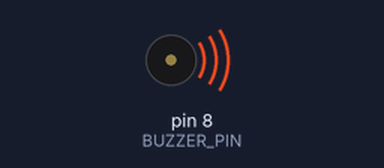
Simulated run of this sketch. Board: Arduino Uno, built with avr-gcc and run on an emulated ATmega328P. Shown: buzzer (waves = sounding).

Above: at 3.3 s.
At 3.9 s:
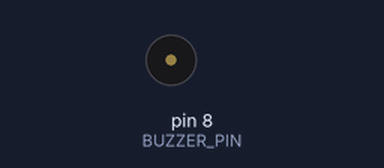
Timing chart, 0 to 5.9 s (numbered marks = the images above):
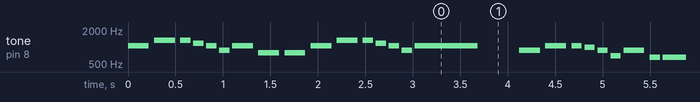

The sketch:

P11_Music0.ino
```cpp
/*
 * 蜂鸣器正极 → Pin 8，负极 → GND
 */

#define BUZZER_PIN 8

// ---------- 音符频率 (C调中高音区，清脆不刺耳) ----------
#define REST     0
#define NOTE_E5  659  // 3
#define NOTE_F5  698  // 4
#define NOTE_G5  784  // 5
#define NOTE_A5  880  // 6
#define NOTE_B5  988  // 7
#define NOTE_C6  1047 // 1̇
#define NOTE_D6  1175 // 2̇
#define NOTE_E6  1319 // 3̇

// ---------- 速度 ----------
int tempo = 109;  // 原曲节奏
int beat = 60000 / tempo;

// ---------- 旋律数组 (完全对照图片第一行) ----------
int melody[] = {
  // 第一句：1=bB
  // 1̇ 3̇ | 3̇ 2̇ 1̇ 6 1̇ 5 5
  NOTE_C6, NOTE_E6,
  NOTE_E6, NOTE_D6, NOTE_C6, NOTE_A5,
  NOTE_C6, NOTE_G5, NOTE_G5,

  // 1̇ 3̇ | 3̇ 2̇ 1̇ 6 1̇ -
  NOTE_C6, NOTE_E6,
  NOTE_E6, NOTE_D6, NOTE_C6, NOTE_A5,
  NOTE_C6, REST,

  // 第二句：1=G
  // 6 1̇ | 1̇ 7 6 4 6 3 3
  NOTE_A5, NOTE_C6,
  NOTE_C6, NOTE_B5, NOTE_A5, NOTE_F5,
  NOTE_A5, NOTE_E5, NOTE_E5,

  // 6 1̇ | 1̇ 7 6 4 6 -
  NOTE_A5, NOTE_C6,
  NOTE_C6, NOTE_B5, NOTE_A5, NOTE_F5,
  NOTE_A5, REST
};

// ---------- 节奏数组 ----------
float noteDurations[] = {
  // 第一句节奏
  0.5, 0.5,                  // 1̇ 3̇
  0.25, 0.25, 0.25, 0.25,    // 3̇ 2̇ 1̇ 6 (十六分音符)
  0.5, 0.5, 0.5,             // 1̇ 5 5

  0.5, 0.5,                  // 1̇ 3̇
  0.25, 0.25, 0.25, 0.25,    // 3̇ 2̇ 1̇ 6
  1.5, 0.5,                  // 1̇ - (拉长)

  // 第二句节奏
  0.5, 0.5,                  // 6 1̇
  0.25, 0.25, 0.25, 0.25,    // 1̇ 7 6 4 (十六分音符)
  0.5, 0.25, 0.75,           // 6 3 3

  0.5, 0.5,                  // 6 1̇
  0.25, 0.25, 0.25, 0.25,    // 1̇ 7 6 4
  1.5, 0.5                   // 6 - (拉长)
};

int melodyLength = sizeof(melody) / sizeof(melody[0]);

void setup() {
  pinMode(BUZZER_PIN, OUTPUT);
}

void loop() {
  for (int i = 0; i < melodyLength; i++) {
    int noteDuration = (int)(beat * noteDurations[i]);

    if (melody[i] == REST) {
      noTone(BUZZER_PIN);
      delay(noteDuration);
    } else {
      int playTime = noteDuration * 0.8;   // 80%发声，20%留白，消除粘连杂音
      tone(BUZZER_PIN, melody[i], playTime);
      delay(noteDuration);
      noTone(BUZZER_PIN);
    }
  }
  delay(800);   // 段与段之间稍微停顿一下，然后自然进入下一遍循环
}
```

Measured:
- by itself, tone on pin 8 (BUZZER_PIN): plays 1047 Hz for 0.22 s, 1319 Hz for 0.22 s, 1319 Hz for 0.11 s, 1175 Hz for 0.11 s, 1047 Hz for 0.11 s, 880 Hz for 0.11 s … (464 notes in this stretch)
